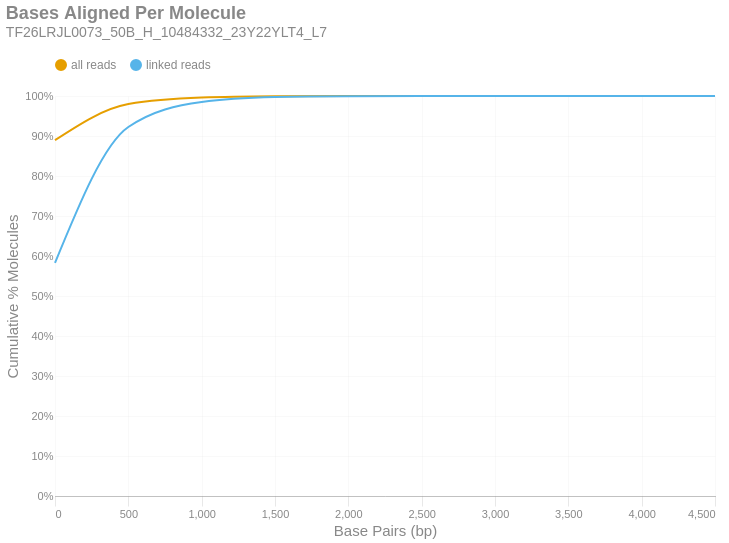

The cell this chart's notebook holds for it:
### Markdown cell above
### Bases Aligned Per Molecule
This is a cumulative frequency distribution showing the number of base pairs aligned per unique molecule. These data are shown in 500 bp bins. There are two distributions: one with `all reads` (yellow) and another with only `linked reads` (blue). The percent of molecules in the `linked reads` distribution is relative to the total number of linked molecules.

### Code cell
if SKIPLR:
    print_html(f"Skipped")
else:
    binned_df = consolidated_hist(valids['aligned_bp'], mask, 500, True)
    with SafeRender(binned_df):
        (
            density_plot(binned_df, 'Bases Aligned Per Molecule', samplename, 'basesper')
            .encode(
                x=alt.X('bin:Q', title="Base Pairs (bp)").axis(tickMinStep=500).scale(padding=0),
                y=alt.Y('value:Q', title='Cumulative % Molecules')
                    .axis(format='%')
                    .scale(domain = [0,1])
                    .stack(False),
                color=alt.Color("key:N").scale(domain = ["all reads", "linked reads"]),
                tooltip = [
                    alt.Tooltip("key:N", title = "Data Type"),
                    alt.Tooltip("range_label:N", title="Bases Aligned Per Molecule"),
                    alt.Tooltip("value:Q", format = ".2%", title="% Molecules (Cum.)")
                ]
            )
        ).display()

### Figure 1 — Vega-Lite specification as saved in the notebook (floating-point values rounded to 4 significant figures)
{"width": "container", "height": 400, "config": {"title": {"anchor": "start", "dy": -15, "fontSize": 18, "color": "#888888", "subtitleColor": "#888888", "subtitleFontSize": 14}, "arc": {"fill": "#0072B2"}, "axis": {"domainColor": "#888888", "domainWidth": 0.5, "gridWidth": 0.2, "grid": false, "titleFontWeight": 400, "titleFontSize": 15, "labelFontSize": 11, "labelColor": "#888888", "tickColor": "#888888", "tickWidth": 0.2, "titleColor": "#888888"}, "axisBand": {"grid": false}, "axisX": {"grid": true, "tickSize": 10, "domainCap": "round"}, "axisY": {"domain": false, "grid": true, "tickSize": 0, "domainCap": "round"}, "background": "transparent", "header": {"labelFontSize": 15, "labelColor": "#888888", "titleFontSize": 15, "titleFontWeight": 600, "titleColor": "#888888"}, "legend": {"labelFont": "sans-serif", "labelFontSize": 12, "labelColor": "#888888", "symbolSize": 100, "symbolType": "circle", "titleFontSize": 12, "titlePadding": 10, "titleColor": "#888888", "title": null, "orient": "top"}, "range": {"category": ["#E69F00", "#56B4E9", "#009E73", "#F0E442", "#0072B2", "#D55E00", "#CC79A7", "#000000"], "diverging": ["#cfe8f3", "#a2d4ec", "#73bfe2", "#46abdb", "#1696d2", "#12719e"]}, "area": {"fill": "#0072B2", "fillOpacity": 0.7, "line": true, "strokeOpacity": 0.7}, "line": {"color": "#0072B2", "stroke": "#0072B2", "strokeWidth": 2}, "trail": {"color": "#0072B2", "stroke": "#0072B2", "strokeWidth": 0, "size": 1}, "point": {"filled": true, "fillOpacity": 1.0, "size": 95}, "text": {"color": "#888888", "fontSize": 11, "align": "right", "fontWeight": 400, "size": 11}, "bar": {"fill": "#0072B2", "stroke": null}, "view": {"stroke": null, "continuousWidth": 660, "continuousHeight": 400}}, "data": {"name": "data-bee440a40f98c5efa5df67a3fa7941c2"}, "mark": {"type": "line", "interpolate": "monotone", "point": {"opacity": 0, "size": 275}}, "encoding": {"color": {"field": "key", "scale": {"domain": ["all reads", "linked reads"]}, "type": "nominal"}, "tooltip": [{"field": "key", "title": "Data Type", "type": "nominal"}, {"field": "range_label", "title": "Bases Aligned Per Molecule", "type": "nominal"}, {"field": "value", "format": ".2%", "title": "% Molecules (Cum.)", "type": "quantitative"}], "x": {"axis": {"tickMinStep": 500}, "field": "bin", "scale": {"padding": 0}, "title": "Base Pairs (bp)", "type": "quantitative"}, "y": {"axis": {"format": "%"}, "field": "value", "scale": {"domain": [0, 1]}, "stack": false, "title": "Cumulative % Molecules", "type": "quantitative"}}, "params": [{"name": "param_c36ac31b6afebe62", "select": {"type": "point", "fields": ["key"]}, "bind": "legend"}], "title": {"text": "Bases Aligned Per Molecule", "subtitle": "TF26LRJL0073_50B_H_10484332_23Y22YLT4_L7"}, "transform": [{"fold": ["all reads (cumsum)", "linked reads (cumsum)"]}, {"calculate": "replace(datum.key, ' (cumsum)', '')", "as": "key"}, {"filter": {"param": "param_c36ac31b6afebe62"}}], "usermeta": {"embedOptions": {"downloadFileName": "TF26LRJL0073_50B_H_10484332_23Y22YLT4_L7.basesper"}}, "$schema": "https://vega.github.io/schema/vega-lite/v6.4.1.json", "datasets": {"data-bee440a40f98c5efa5df67a3fa7941c2": [{"bin": "0.0", "interval": "0.0-500.0", "all reads": 0.8895, "linked reads": 0.5828, "all reads (cumsum)": 0.8895, "linked reads (cumsum)": 0.5828, "range_label": "0-499"}, {"bin": "500.0", "interval": "500.0-1000.0", "all reads": 0.0902, "linked reads": 0.3397, "all reads (cumsum)": 0.9797, "linked reads (cumsum)": 0.9225, "range_label": "500-999"}, {"bin": "1000.0", "interval": "1000.0-1500.0", "all reads": 0.01637, "linked reads": 0.06261, "all reads (cumsum)": 0.9961, "linked reads (cumsum)": 0.9851, "range_label": "1000-1499"}, {"bin": "1500.0", "interval": "1500.0-2000.0", "all reads": 0.003161, "linked reads": 0.01209, "all reads (cumsum)": 0.9993, "linked reads (cumsum)": 0.9972, "range_label": "1500-1999"}, {"bin": "2000.0", "interval": "2000.0-2500.0", "all reads": 0.000607, "linked reads": 0.002322, "all reads (cumsum)": 0.9999, "linked reads (cumsum)": 0.9995, "range_label": "2000-2499"}, {"bin": "2500.0", "interval": "2500.0-3000.0", "all reads": 9.747e-05, "linked reads": 0.0003729, "all reads (cumsum)": 1.0, "linked reads (cumsum)": 0.9999, "range_label": "2500-2999"}, {"bin": "3000.0", "interval": "3000.0-3500.0", "all reads": 1.834e-05, "linked reads": 7.015e-05, "all reads (cumsum)": 1.0, "linked reads (cumsum)": 1.0, "range_label": "3000-3499"}, {"bin": "3500.0", "interval": "3500.0-4000.0", "all reads": 3.981e-06, "linked reads": 1.523e-05, "all reads (cumsum)": 1.0, "linked reads (cumsum)": 1.0, "range_label": "3500-3999"}, {"bin": "4000.0", "interval": "4000.0-4500.0", "all reads": 1.448e-06, "linked reads": 5.538e-06, "all reads (cumsum)": 1.0, "linked reads (cumsum)": 1.0, "range_label": "4000-4499"}, {"bin": "4500.0", "interval": "4500.0-5000.0", "all reads": 1.206e-07, "linked reads": 0.0, "all reads (cumsum)": 1.0, "linked reads (cumsum)": 1.0, "range_label": "4500-4999"}]}}
